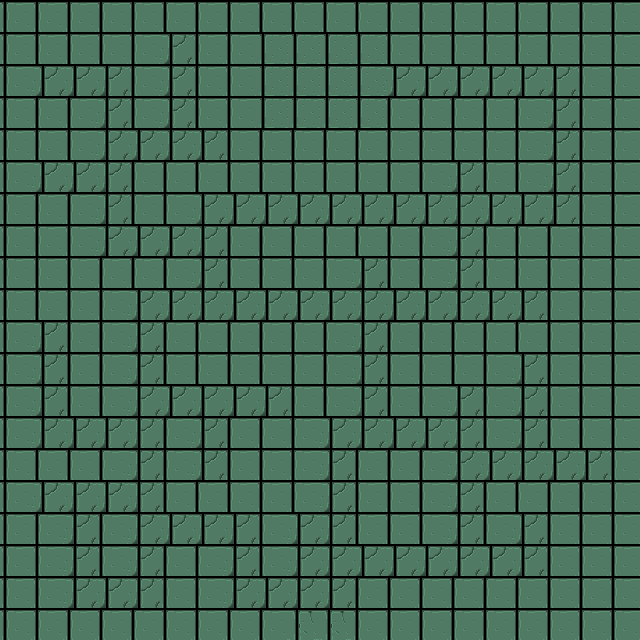

Tiled map render using the project's own tile images. Description and the map definition, with tile-layer contents summarised, below:
An orthogonal 20x20 tile map with 32x32 px tiles, 1 tile layer (Dungeon).

<map version="1.0" orientation="orthogonal" renderorder="right-down" width="20" height="20" tilewidth="32" tileheight="32" nextobjectid="1">
 <tileset firstgid="1" name="Dungeon" tilewidth="32" tileheight="32" tilecount="8">
  <image source="../tilesets/dungeon.png" width="256" height="32" />
 </tileset>
 <layer name="Dungeon" width="20" height="20">
  <data>[400 cells, 400 non-empty, 4 distinct tile ids]</data>
 </layer>
</map>